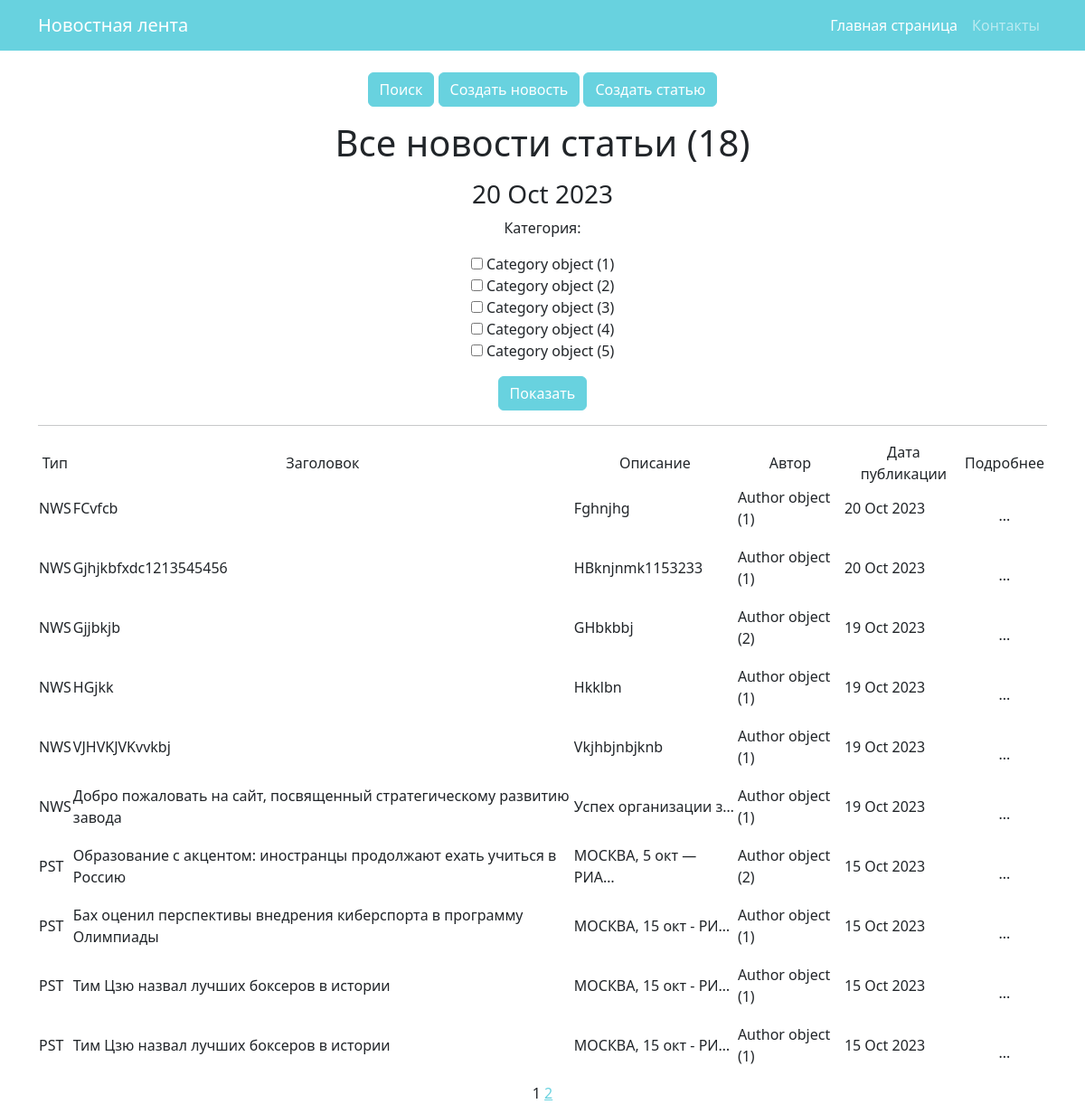
Before: /news/ with the older database file.
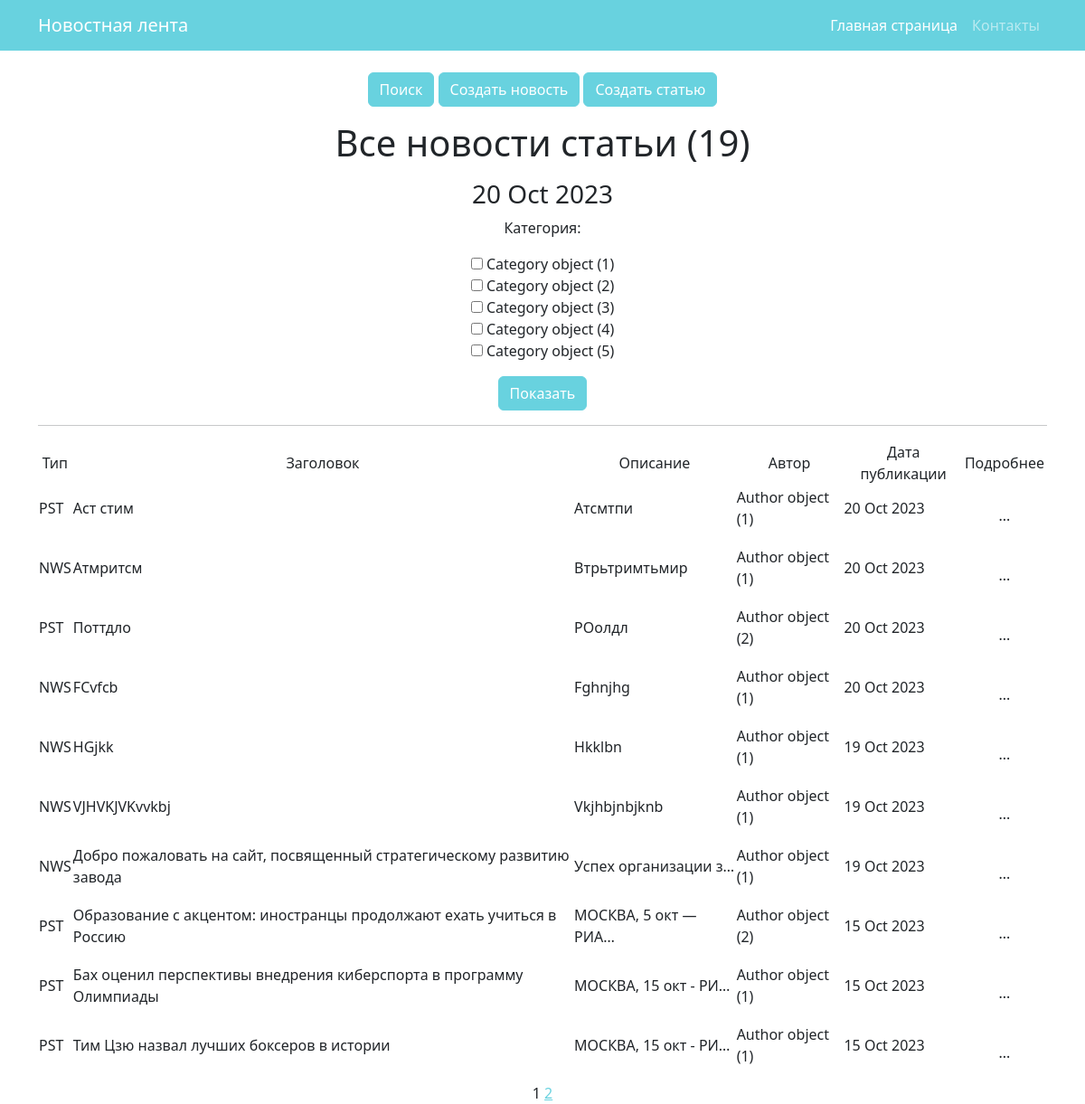
After: the same page with the newer database file.
### news/models.py (models this page shows, shortened)
class Post(models.Model):
    author = models.ForeignKey(Author, on_delete=models.CASCADE, verbose_name=pgettext_lazy('Author', 'Author'))
    type = models.CharField(max_length=7, choices=TYPE, default='NWS')
    time_in = models.DateTimeField(auto_now_add=True)
    category = models.ManyToManyField(Category, through='PostCategory')
    title = models.CharField(max_length=100)
    text = models.TextField()
    rating = models.IntegerField(default=0)

class Author(models.Model):
    name = models.CharField(max_length=255)
    users = models.OneToOneField(User, on_delete=models.CASCADE)
    user_rating = models.IntegerField(default=0)

### news/views.py (the view)
# urls.py: path('', PostList.as_view(), name='postlist'),
class PostList(ListView):
    model = Post
    ordering = '-time_in'
    template_name = 'news.html'
    context_object_name = 'news'
    paginate_by = 10
    def get_queryset(self):
        queryset = super().get_queryset()
        self.filterset = NewsFilter(self.request.GET, queryset)
        return self.filterset.qs
    def get_context_data(self, **kwargs):
        context = super().get_context_data(**kwargs)
        context['time_now'] = datetime.utcnow()
        context['qty_post'] = len(Post.objects.order_by('time_in').values('id'))
        context['filterset'] = self.filterset
        return context

### news/templatetags/custom_tags.py (called while the page is built)
@register.simple_tag()
def current_time(format_string='%b %d %Y'):
    return datetime.utcnow().strftime(format_string)

### templates/news.html (shortened to what this page needs)
{% extends 'flatpages/default.html' %}
{% load custom_filters %}
{% load custom_tags %}
{% block content %}
<br>
<a class="btn btn-primary" href="/news/search/">Поиск</a>
<a class="btn btn-primary" href="/news/create/">Создать новость</a>
<a class="btn btn-primary" href="/news/post/create/">Создать статью</a>
<br>
<p>
<h1>Все новости статьи ({{ qty_post }})</h1>
<p>
   <h3>{% current_time '%d %b %Y' %}</h3>
   <form action="" method="get">
       {{ filterset.form.as_p }}
       <input class="btn btn-primary" type='submit' value='Показать'>
   </form>
   <hr>
   {% if news %}
       <table>
           <tr>
               <td>Тип</td>
               <td>Заголовок</td>
               <td>Описание</td>
               <td>Автор</td>
               <td>Дата публикации</td>
               <td>Подробнее</td>
           </tr>
           {% for post in news %}
           <tr>
               <td><p align="left">{{ post.type }}</td>
               <td><p align="left">{{ post.title }}</td>
               <td><p align="left">{{ post.text|truncatechars:20 }}</td>
               <td><p align="left">{{ post.author }}</td>
               <td><p align="left">{{ post.time_in|date:'d M Y' }}</td>
               <td><a class="nav-link active" aria-current="page" href="/news/{{ post.id  }}">...</a><td>
           </tr>
           {% endfor %}
       </table>
   {% else %}
       <h2>Новостей нет!</h2>
   {% endif %}
   {{ page_obj.number }}
   {% if page_obj.has_next %}
       <a href="?page={{ page_obj.next_page_number }}">{{ page_obj.next_page_number }}</a>
   {% endif %}
{% endblock content %}

Changed rows visible on the page:
removed Post: type "NWS", title "Gjhjkbfxdc1213545456", text "HBknjnmk1153233", author "Author object (1)", time_in "20 Oct 2023"
removed Post: type "NWS", title "Gjjbkjb", text "GHbkbbj", author "Author object (2)", time_in "19 Oct 2023"
no longer on this page (row unchanged): Post: type "PST", title "Тим Цзю назвал лучших боксеров в истории", text "МОСКВА, 15 окт - РИ…", author "Author object (1)", time_in "15 Oct 2023"
added Post: type "PST", title "Аст стим", text "Атсмтпи", author "Author object (1)", time_in "20 Oct 2023"
added Post: type "NWS", title "Атмритсм", text "Втрьтримтьмир", author "Author object (1)", time_in "20 Oct 2023"
added Post: type "PST", title "Поттдло", text "РОолдл", author "Author object (2)", time_in "20 Oct 2023"
Other visible differences:
{{ qty_post }}: "18" → "19"
